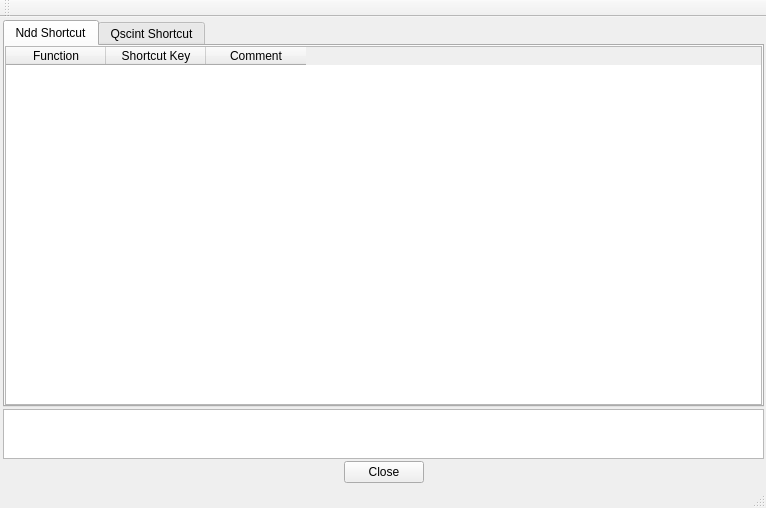
<?xml version="1.0" encoding="UTF-8"?>
<ui version="4.0">
 <class>ShortcutKeyMgrClass</class>
 <widget class="QMainWindow" name="ShortcutKeyMgrClass">
  <property name="geometry">
   <rect>
    <x>0</x>
    <y>0</y>
    <width>766</width>
    <height>508</height>
   </rect>
  </property>
  <property name="windowTitle">
   <string>ShortcutKeyMgr</string>
  </property>
  <widget class="QWidget" name="centralWidget">
   <layout class="QVBoxLayout" name="verticalLayout">
    <property name="spacing">
     <number>2</number>
    </property>
    <property name="leftMargin">
     <number>3</number>
    </property>
    <property name="topMargin">
     <number>3</number>
    </property>
    <property name="rightMargin">
     <number>2</number>
    </property>
    <property name="bottomMargin">
     <number>3</number>
    </property>
    <item>
     <widget class="QTabWidget" name="tabWidget">
      <property name="currentIndex">
       <number>0</number>
      </property>
      <widget class="QWidget" name="tab">
       <attribute name="title">
        <string>Ndd Shortcut</string>
       </attribute>
       <layout class="QGridLayout" name="gridLayout_2">
        <property name="leftMargin">
         <number>0</number>
        </property>
        <property name="topMargin">
         <number>0</number>
        </property>
        <property name="rightMargin">
         <number>0</number>
        </property>
        <property name="bottomMargin">
         <number>0</number>
        </property>
        <item row="0" column="0">
         <widget class="QTableWidget" name="tableWidget">
          <property name="editTriggers">
           <set>QAbstractItemView::NoEditTriggers</set>
          </property>
          <column>
           <property name="text">
            <string>Function</string>
           </property>
          </column>
          <column>
           <property name="text">
            <string>Shortcut Key</string>
           </property>
          </column>
          <column>
           <property name="text">
            <string>Comment</string>
           </property>
          </column>
         </widget>
        </item>
       </layout>
      </widget>
      <widget class="QWidget" name="tab_2">
       <attribute name="title">
        <string>Qscint Shortcut</string>
       </attribute>
       <layout class="QGridLayout" name="gridLayout_3">
        <property name="leftMargin">
         <number>0</number>
        </property>
        <property name="topMargin">
         <number>0</number>
        </property>
        <property name="rightMargin">
         <number>0</number>
        </property>
        <property name="bottomMargin">
         <number>0</number>
        </property>
        <item row="0" column="0">
         <widget class="QTableWidget" name="qscintTableWidget">
          <property name="editTriggers">
           <set>QAbstractItemView::NoEditTriggers</set>
          </property>
          <column>
           <property name="text">
            <string>Function</string>
           </property>
          </column>
          <column>
           <property name="text">
            <string>Shortcut Key</string>
           </property>
          </column>
          <column>
           <property name="text">
            <string>Comment</string>
           </property>
          </column>
         </widget>
        </item>
       </layout>
      </widget>
     </widget>
    </item>
    <item>
     <widget class="QPlainTextEdit" name="plainTextEdit">
      <property name="maximumSize">
       <size>
        <width>16777215</width>
        <height>50</height>
       </size>
      </property>
     </widget>
    </item>
    <item>
     <layout class="QHBoxLayout" name="horizontalLayout">
      <item>
       <spacer name="horizontalSpacer">
        <property name="orientation">
         <enum>Qt::Horizontal</enum>
        </property>
        <property name="sizeHint" stdset="0">
         <size>
          <width>40</width>
          <height>20</height>
         </size>
        </property>
       </spacer>
      </item>
      <item>
       <widget class="QPushButton" name="pushButton_2">
        <property name="text">
         <string>Close</string>
        </property>
       </widget>
      </item>
      <item>
       <spacer name="horizontalSpacer_2">
        <property name="orientation">
         <enum>Qt::Horizontal</enum>
        </property>
        <property name="sizeHint" stdset="0">
         <size>
          <width>40</width>
          <height>20</height>
         </size>
        </property>
       </spacer>
      </item>
     </layout>
    </item>
   </layout>
  </widget>
  <widget class="QToolBar" name="mainToolBar">
   <attribute name="toolBarArea">
    <enum>TopToolBarArea</enum>
   </attribute>
   <attribute name="toolBarBreak">
    <bool>false</bool>
   </attribute>
  </widget>
  <widget class="QStatusBar" name="statusBar"/>
 </widget>
 <layoutdefault spacing="6" margin="11"/>
 <resources/>
 <connections>
  <connection>
   <sender>pushButton_2</sender>
   <signal>clicked()</signal>
   <receiver>ShortcutKeyMgrClass</receiver>
   <slot>close()</slot>
   <hints>
    <hint type="sourcelabel">
     <x>432</x>
     <y>465</y>
    </hint>
    <hint type="destinationlabel">
     <x>465</x>
     <y>481</y>
    </hint>
   </hints>
  </connection>
 </connections>
</ui>
